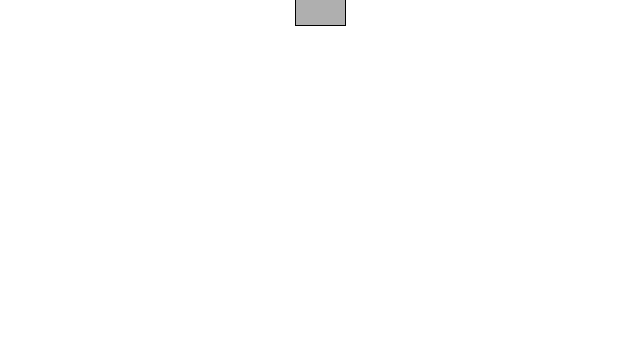
Frame 1 (no input)
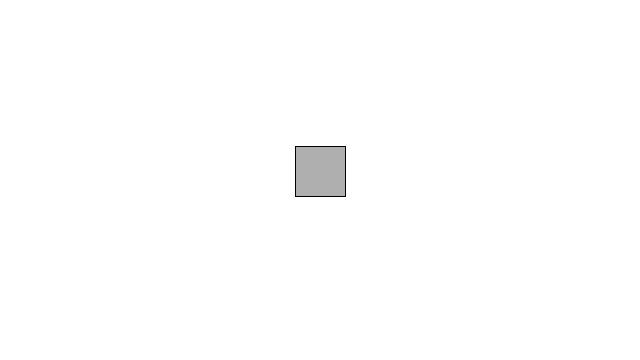
Frame 60 (the mouse pressed at the canvas centre just before this capture)
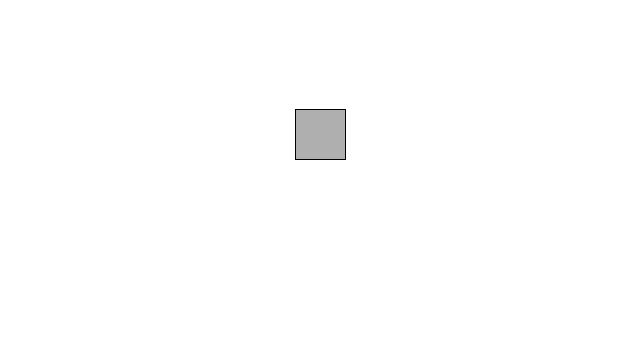
Frame 120 (the mouse held since frame 60 and released just before this capture)

The Processing sketch that drew these frames (run headless with seeded random() and noise(); from frame 60 on, the mouse is pressed at the canvas centre):

// Processing sketch: day_11_1
// ── day_11_1.pde
float x = 320;
float y = 0;
float speed = 0; // how fast the ball falls
float gravity = 0.1;
void setup(){
  size(640,360);
}
void draw(){
  background(255);
  fill(175);
  stroke(0);
  rectMode(CENTER);
  rect(x,y,50,50);
  
  y = y + speed;
  speed = speed + gravity; // how fast it last in the air
   //reverse speed when we reach bottom
   if(y > height){
     speed = speed * -0.98; // how fast the ball bounces
     y = height;
  
  
  
}
}
